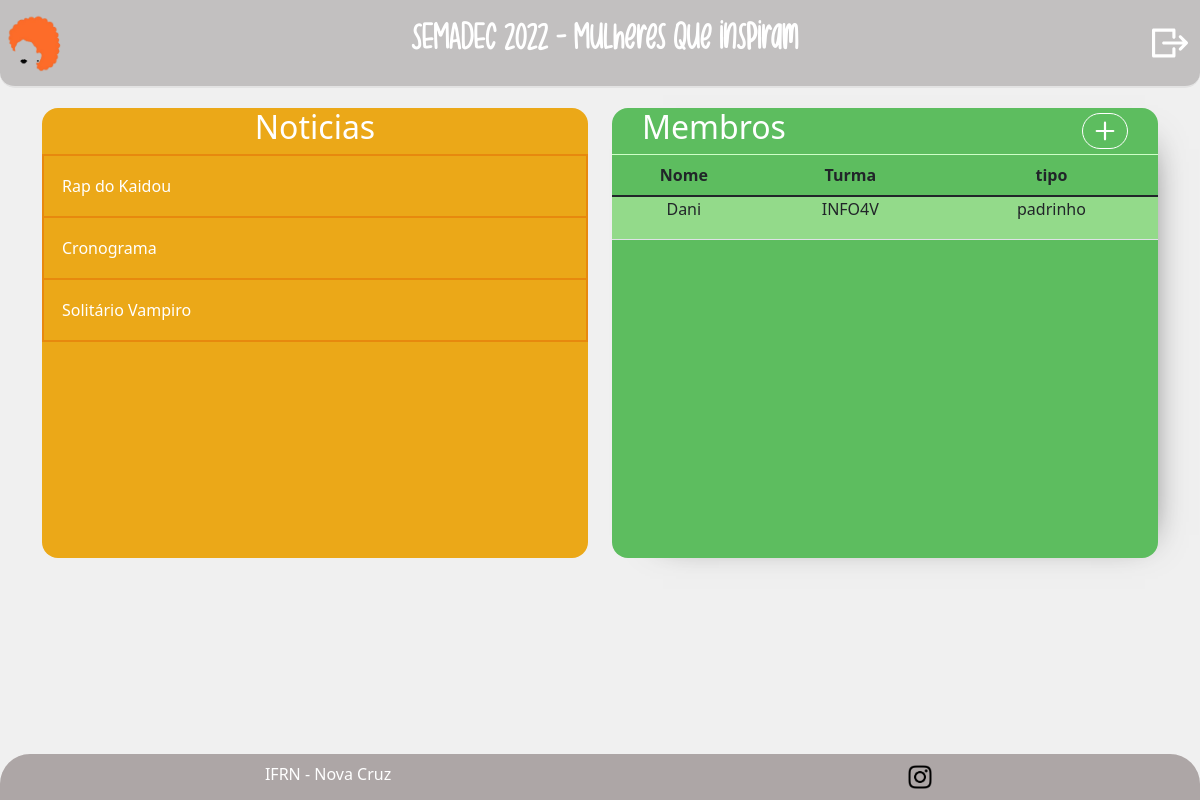
The page /pages/areausuario.php (signed in) on the database its author committed.
### tables this page shows
CREATE TABLE `arquivo` (
  `idArquivo` int NOT NULL,
  `nome` varchar(240) NOT NULL,
  `caminho` varchar(240) NOT NULL,
  `tipo` varchar(240) NOT NULL
);

CREATE TABLE `membros` (
  `idMembro` int NOT NULL,
  `nome` varchar(150) NOT NULL,
  `turma` varchar(10) NOT NULL,
  `matricula` varchar(30) NOT NULL,
  `comprovante` varchar(255) NOT NULL,
  `tipo` varchar(20) NOT NULL,
  `caminho` varchar(240) NOT NULL,
  `Equipe_idEquipe` int NOT NULL
);

### pages/areausuario.php (the view, shortened to what this page needs)
<!DOCTYPE html>
<html lang="pt-br">
<head>
    <link href="https://cdn.jsdelivr.net/npm/bootstrap@5.1.3/dist/css/bootstrap.min.css" rel="stylesheet">
    <link rel="stylesheet" href="areausuario.css">
</head>
<body>
    <header class="menu">
        <img src="../assets/Laranjinha.png" alt="Logo">
        <div class="tittle">
            <h1>SEMADEC 2022 - Mulheres que inspiram</h1>
        </div>
        <a href="logout.php" ><button type="button" >
            <img src="../assets/exit.svg" id="out" alt="sair">
        </button></a>
    </header>
    <div class="container">
        <div class="row r-c">
            <div class="col noticia">
                <aside class="noticias">
                    <h2>Noticias</h2>
                    <div class="scroll">
                    <table class="gn-seletable">
                        <tbody>
                            <?php
                                include('conexao.php');
                                $sql_query = $mysqli->query("SELECT * from arquivo order by idArquivo desc") or die($mysqli->error);
                                while ($dados = $sql_query->fetch_assoc()) {
                                    $caminhoArq = ($dados['tipo']=='link') ? $dados['caminho'] : $dados['caminho'];
                            ?>
                            <tr>
                                <td><a target="_blank" href="<?php echo $caminhoArq; ?>"><?php echo $dados['nome'] ?></a></td>
                            </tr>
                            <?php
                            }
                            ?>
                        </tbody>
                    </table>
                    </div>
                </aside>
            </div>
            <div class="col member">
                <div class="col memb">
                    <div class="membros">
                        <div class="buttons">
                            <h2>
                                Membros
                            </h2>
                            <button >
                                <img src="../assets/add.svg" alt="Adicionar">
                            </button>
                        </div>
                        <div class="scroll2">
                                <table class="table table-striped">
                                    <thead>
                                        <th>Nome</th>
                                        <th>Turma</th>
                                        <th>tipo</th>
                                    </thead>
                                    <tbody>
                                        <?php
                                            $sql_lista_membro_query = $mysqli->query("SELECT * from membros where Equipe_idEquipe = '$_SESSION[id_equipe]' order by tipo desc") or die($mysqli->error);
                                            while ($dados = $sql_lista_membro_query->fetch_assoc()) {
                                        ?>
                                        <tbody>
                                            <tr>
                                                <td><?php echo $dados['nome']; ?></td>
                                                <td><?php echo $dados['turma']; ?></td>
                                                <td><?php echo $dados['tipo']; ?></td>
                                            </tr>
                                        </tbody>
                                        <?php
                                        }
                                        ?>
                                    </tbody>
                                </table>
                            </div>
                    </div>
                </div>
            </div>
        </div>
    </div>
    <footer class="bg-gray text-center text-white rodape" style="background-color:#d8cfcf;">
        <div class="text-center p-3" style="background-color: rgba(0, 0, 0, 0.2)">
                <ul class="list-unstyled mb-0 links">
                    <li>
                    <a href="https://portal.ifrn.edu.br/campus/novacruz" target="_blank" class="text-white">IFRN - Nova Cruz</a>
                    </li>
                    <li>
                    <a target="_blank" href="https://www.instagram.com/semadecifnc/" role="button"><img class="images" src="../assets/insta-logo-500x500.png" alt=""></a>
                    </li>
                </ul>
        </div>
    </footer>
</body>
</html>

### pages/areausuario.css (style rules this page uses)
html { width: 100%; height: 100%; }
body { margin: 0px; background-color: #f0f0f0; width: 100%; height: 100vh; padding-bottom: 609px; }
a { text-decoration: none; color: #FFF; }
tbody a { text-align: justify; }
h2 { color: #FFF; }
.menu { display: flex; flex-direction: row; justify-content: space-between; width: 100%; align-items: center; background-color: #c2c0c0; border-bottom: 2px solid #E3E3E3; border-radius: 0px 0px 15px 15px; height: 88px; margin-bottom: 20px; position: -webkit-sticky; position: sticky; top: 0; }
.menu div h1 { font-family: 'sketchy'; font-size: 40px; font-weight: normal; text-align: center; color: #fff; }
.menu img { width: 70px; height: 70px; padding: 6px; }
#out { width: 3rem; height: 3rem; }
h2 { font-family: 'impact','Segoe UI'; font-size: 2rem; color: #fff; }
.menu a button { background-color: transparent; border: none; }
.col { display: flex; flex-direction: column; align-items: center; margin-bottom: 10px; }
.container { width: 100%; }
.r-c { margin-bottom: 10px; }
.member { width: 100%; }
.memb { width: 100%; }
.noticias { background-color: #EBA818; width: 100%; height: 450px; display: flex; align-items: center; flex-direction: column; border-radius: 16px; }
.membros { background-color: #5dbd5f; width: 100%; height: 450px; border-radius: 16px; box-shadow:19px 9px 36px -32px rgba(0,0,0,0.75) }
.membros .buttons { display: flex; flex-direction: row; justify-content: space-between; align-items: center; padding: 0px 30px; border-bottom: 1px solid #CEFFC7; }
.membros .buttons img { width: 2rem; color: white; }
.membros .buttons button { background-color: transparent; border: 1px solid #fff; border-radius: 360px; }
.scroll { scrollbar-width: none; height: 360px; overflow-y: scroll; width: 100%; }
.scroll table { width: 100%; }
.scroll table { border-collapse: collapse; width: 100%; }
table.gn-seletable { font-family: 'Segoe UI'; border-collapse: collapse; width: 100%; }
.gn-seletable td, .gn-seletable th { border: 2.5px solid rgb(231, 137, 14); text-align: justify; padding: 18px; }
.scroll2 { scrollbar-width: none; height: 360px; overflow-y: scroll; }
.scroll2 table { border-collapse: collapse; width: 100%; }
.scroll2 tbody td, th { background-color: #9be691; text-align: center; padding: 18px; padding-top: 0px; }
.rodape { position: fixed; bottom: 0; right: 0; border-radius: 30px 30px 0 0; width: 100%; }
.p-3 { padding: 0.5rem!important; border-radius: 30px 30px 0 0; }
.p-3 ul li a { text-decoration: none; }
.links { display: flex; flex-wrap: wrap; width: 100%; justify-content: space-around; }
.images { width: 30px; height: 30px; padding: 3px; }

### rows shown on the page
arquivo: nome "Rap do Kaidou"
arquivo: nome "Cronograma"
arquivo: nome "Solitário Vampiro"
membros: nome "Dani", turma "INFO4V", tipo "padrinho"
